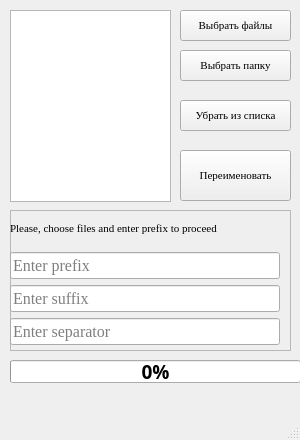
<?xml version="1.0" encoding="UTF-8"?>
<ui version="4.0">
 <class>MainWindow</class>
 <widget class="QMainWindow" name="MainWindow">
  <property name="geometry">
   <rect>
    <x>0</x>
    <y>0</y>
    <width>300</width>
    <height>440</height>
   </rect>
  </property>
  <property name="sizePolicy">
   <sizepolicy hsizetype="Fixed" vsizetype="Fixed">
    <horstretch>0</horstretch>
    <verstretch>0</verstretch>
   </sizepolicy>
  </property>
  <property name="minimumSize">
   <size>
    <width>300</width>
    <height>440</height>
   </size>
  </property>
  <property name="maximumSize">
   <size>
    <width>300</width>
    <height>440</height>
   </size>
  </property>
  <property name="font">
   <font>
    <family>Bahnschrift SemiBold</family>
    <pointsize>14</pointsize>
    <bold>true</bold>
   </font>
  </property>
  <property name="windowTitle">
   <string>Renamer v 0.9</string>
  </property>
  <widget class="QWidget" name="centralwidget">
   <property name="sizePolicy">
    <sizepolicy hsizetype="Fixed" vsizetype="Fixed">
     <horstretch>0</horstretch>
     <verstretch>0</verstretch>
    </sizepolicy>
   </property>
   <widget class="QListWidget" name="listWidget">
    <property name="geometry">
     <rect>
      <x>10</x>
      <y>10</y>
      <width>161</width>
      <height>192</height>
     </rect>
    </property>
   </widget>
   <widget class="QPushButton" name="file_pushButton">
    <property name="geometry">
     <rect>
      <x>180</x>
      <y>10</y>
      <width>111</width>
      <height>31</height>
     </rect>
    </property>
    <property name="font">
     <font>
      <family>Georgia</family>
      <pointsize>8</pointsize>
      <bold>false</bold>
     </font>
    </property>
    <property name="text">
     <string>Выбрать файлы</string>
    </property>
   </widget>
   <widget class="QPushButton" name="folder_pushButton">
    <property name="geometry">
     <rect>
      <x>180</x>
      <y>50</y>
      <width>111</width>
      <height>31</height>
     </rect>
    </property>
    <property name="font">
     <font>
      <family>Georgia</family>
      <pointsize>8</pointsize>
      <bold>false</bold>
     </font>
    </property>
    <property name="text">
     <string>Выбрать папку</string>
    </property>
   </widget>
   <widget class="QPushButton" name="delete_pushButton">
    <property name="geometry">
     <rect>
      <x>180</x>
      <y>100</y>
      <width>111</width>
      <height>31</height>
     </rect>
    </property>
    <property name="font">
     <font>
      <family>Georgia</family>
      <pointsize>8</pointsize>
      <bold>false</bold>
     </font>
    </property>
    <property name="text">
     <string>Убрать из списка</string>
    </property>
   </widget>
   <widget class="QPushButton" name="file_pushButton_2">
    <property name="geometry">
     <rect>
      <x>180</x>
      <y>150</y>
      <width>111</width>
      <height>51</height>
     </rect>
    </property>
    <property name="font">
     <font>
      <family>Georgia</family>
      <pointsize>8</pointsize>
      <bold>false</bold>
     </font>
    </property>
    <property name="text">
     <string>Переименовать</string>
    </property>
   </widget>
   <widget class="QProgressBar" name="progressBar">
    <property name="geometry">
     <rect>
      <x>10</x>
      <y>360</y>
      <width>291</width>
      <height>23</height>
     </rect>
    </property>
    <property name="value">
     <number>0</number>
    </property>
   </widget>
   <widget class="QFrame" name="frame">
    <property name="geometry">
     <rect>
      <x>10</x>
      <y>210</y>
      <width>281</width>
      <height>141</height>
     </rect>
    </property>
    <property name="frameShape">
     <enum>QFrame::StyledPanel</enum>
    </property>
    <property name="frameShadow">
     <enum>QFrame::Raised</enum>
    </property>
    <widget class="QWidget" name="verticalLayoutWidget">
     <property name="geometry">
      <rect>
       <x>0</x>
       <y>0</y>
       <width>769</width>
       <height>135</height>
      </rect>
     </property>
     <layout class="QVBoxLayout" name="verticalLayout">
      <item>
       <widget class="QLabel" name="label">
        <property name="enabled">
         <bool>true</bool>
        </property>
        <property name="sizePolicy">
         <sizepolicy hsizetype="Fixed" vsizetype="Preferred">
          <horstretch>0</horstretch>
          <verstretch>0</verstretch>
         </sizepolicy>
        </property>
        <property name="minimumSize">
         <size>
          <width>270</width>
          <height>0</height>
         </size>
        </property>
        <property name="font">
         <font>
          <family>Georgia</family>
          <pointsize>8</pointsize>
          <bold>false</bold>
         </font>
        </property>
        <property name="text">
         <string>Please, choose files and enter prefix to proceed</string>
        </property>
       </widget>
      </item>
      <item>
       <widget class="QLineEdit" name="prefix">
        <property name="sizePolicy">
         <sizepolicy hsizetype="Fixed" vsizetype="Fixed">
          <horstretch>0</horstretch>
          <verstretch>0</verstretch>
         </sizepolicy>
        </property>
        <property name="minimumSize">
         <size>
          <width>270</width>
          <height>0</height>
         </size>
        </property>
        <property name="font">
         <font>
          <family>Georgia</family>
          <pointsize>12</pointsize>
          <bold>false</bold>
         </font>
        </property>
        <property name="inputMask">
         <string/>
        </property>
        <property name="text">
         <string/>
        </property>
        <property name="frame">
         <bool>true</bool>
        </property>
        <property name="placeholderText">
         <string>Enter prefix</string>
        </property>
       </widget>
      </item>
      <item>
       <widget class="QLineEdit" name="suffix">
        <property name="sizePolicy">
         <sizepolicy hsizetype="Fixed" vsizetype="Fixed">
          <horstretch>0</horstretch>
          <verstretch>0</verstretch>
         </sizepolicy>
        </property>
        <property name="minimumSize">
         <size>
          <width>270</width>
          <height>0</height>
         </size>
        </property>
        <property name="font">
         <font>
          <family>Georgia</family>
          <pointsize>12</pointsize>
          <bold>false</bold>
         </font>
        </property>
        <property name="placeholderText">
         <string>Enter suffix</string>
        </property>
       </widget>
      </item>
      <item>
       <widget class="QLineEdit" name="separator">
        <property name="sizePolicy">
         <sizepolicy hsizetype="Fixed" vsizetype="Fixed">
          <horstretch>0</horstretch>
          <verstretch>0</verstretch>
         </sizepolicy>
        </property>
        <property name="minimumSize">
         <size>
          <width>270</width>
          <height>0</height>
         </size>
        </property>
        <property name="font">
         <font>
          <family>Georgia</family>
          <pointsize>12</pointsize>
          <bold>false</bold>
         </font>
        </property>
        <property name="placeholderText">
         <string>Enter separator</string>
        </property>
       </widget>
      </item>
     </layout>
    </widget>
   </widget>
  </widget>
  <widget class="QMenuBar" name="menubar">
   <property name="geometry">
    <rect>
     <x>0</x>
     <y>0</y>
     <width>300</width>
     <height>25</height>
    </rect>
   </property>
  </widget>
  <widget class="QStatusBar" name="statusbar"/>
 </widget>
 <resources/>
 <connections/>
</ui>
